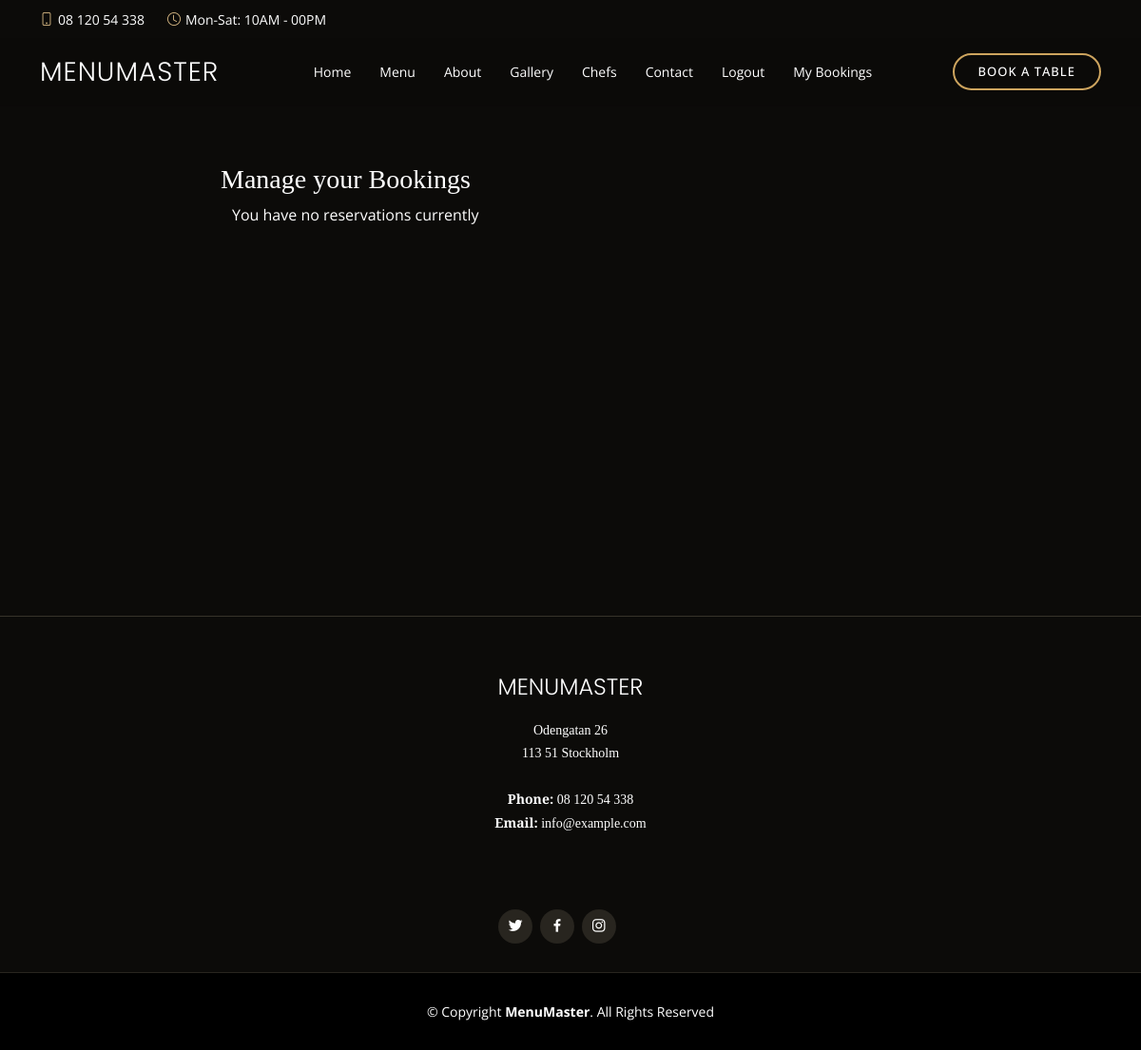
The app's page /mybookings/ (signed in), older data.
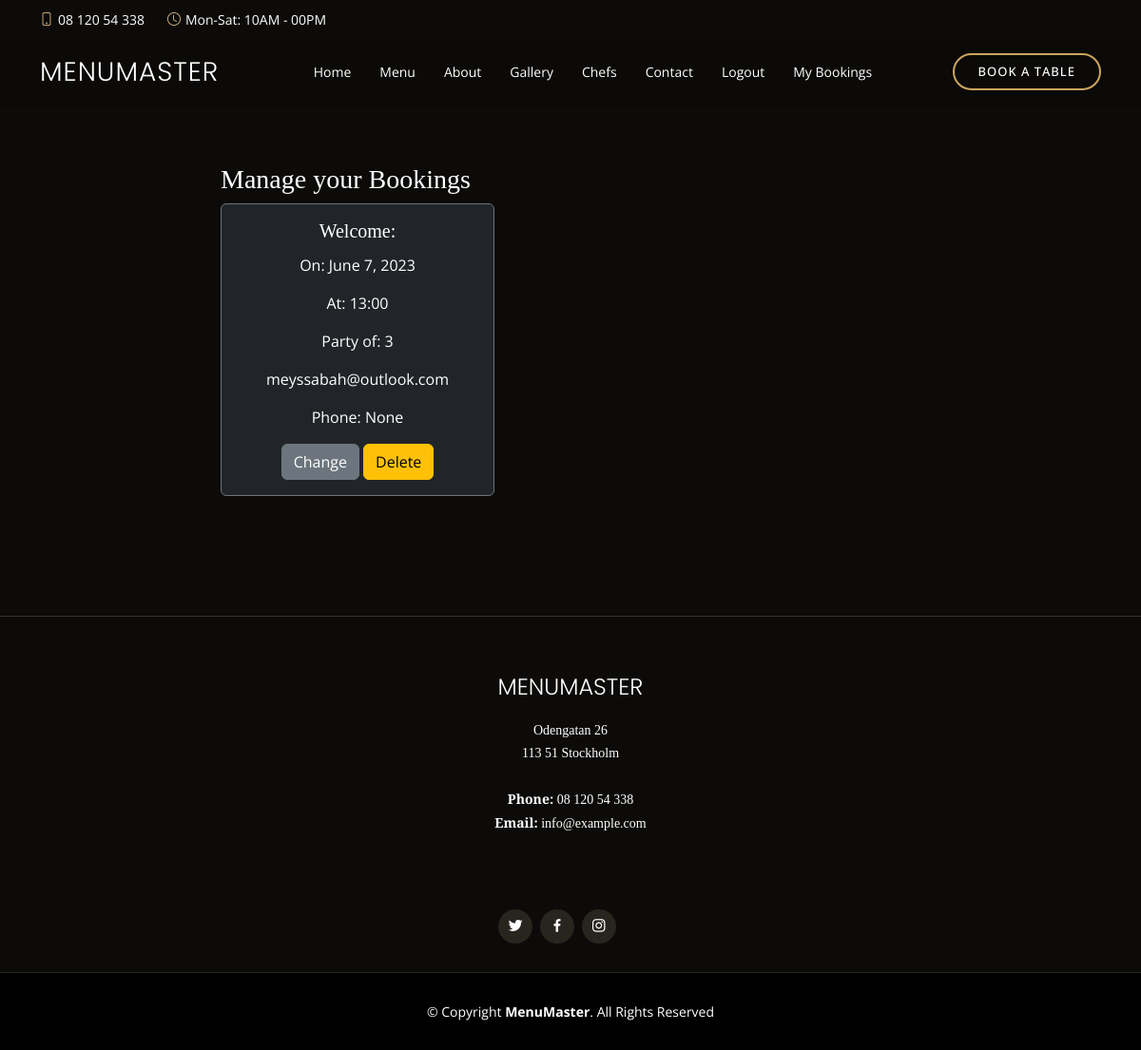
The same page, newer data.
### menu/models.py (models this page shows, shortened)
class Booking(models.Model):
    class Meta:
        unique_together = ('date', 'time', 'guests')
    user = models.ForeignKey(
        User, on_delete=models.CASCADE, related_name='user_booking')
    namn = models.CharField(max_length=64)
    email = models.EmailField()
    phone = models.CharField(max_length=24, blank=True, null=True)
    guests = models.CharField(max_length=2, choices=GEUST, default='2')
    time = models.CharField(max_length=30, choices=TIMES, default='10:00')
    date = models.DateField()

### menu/views.py (the view)
# urls.py: path('mybookings/', views.mybookings_page, name='mybookings_page'),
def mybookings_page(request):
    if request.user.is_authenticated:
        bookings = Booking.objects.filter(user=request.user)
        context = {"bookings": bookings}
        return render(request, "mybookings.html", context)
    else:
        return render("../accounts/login")

### templates/mybookings.html (shortened to what this page needs)
{% extends "base.html" %}
{% block content %}
<section>
  <div class="container height mt-5 pt-5">
    <div class="row">
      <div class="col-md-8 mt-3 offset-md-2">
        <h3>Manage your Bookings</h3>
        <div class="container">
          <div class="row">
            {% for booking in bookings %}
            <div class="card text-white bg-dark text-center border-secondary" style="width: 18rem;">
              <div class="card-body">
                <h5 class="card-title mb-3">Welcome:</h5>
                <p class="card-text">
                  <p>On: {{ booking.date }}</p>
                  <p>At: {{ booking.time }}</p>
                  <p>Party of: {{ booking.guests }}</p>
                  <p>{{ booking.email }}</p>
                  <p>Phone: {{ booking.phone }}</p>
                </p>
                <a href="/changebooking/{{booking.id}}" class="btn btn-secondary">Change</a>
                <a href="/deletebooking/{{booking.id}}" class="btn btn-warning" data-bs-toggle="modal"
                  data-bs-target="#deleteModal_{{ booking.id }}">Delete</a>
              </div>
            </div>
            {% empty %} <p>You have no reservations currently</p>
            {% endfor %}
          </div>
        </div>
      </div>
    </div>
  </div>
</section>
{% endblock %}

Row changes from the older to the newer data that the page shows:
added Booking: date "June 7, 2023", time "13:00", guests "3", email "meyssabah@outlook.com", phone "None"
Text that changed along with them:
text no longer shown: "You have no reservations currently"
